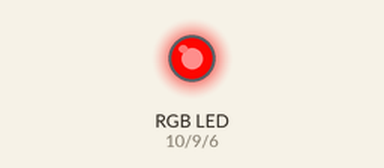
Recording of a sketch running on a simulated Arduino Uno, built with avr-gcc and run on an emulated ATmega328P. Shown: an RGB LED mixed from three pins (HIGH = lit). Dim RGB values are drawn brighter than linear.

Above: at 0.15 s.
At 4.96 s:
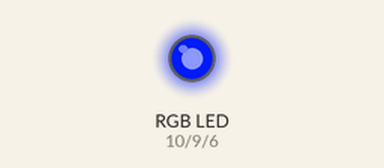
At 9.77 s:
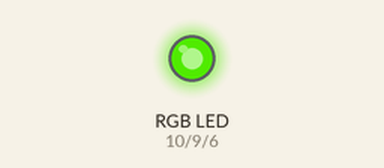
At 19.7 s:
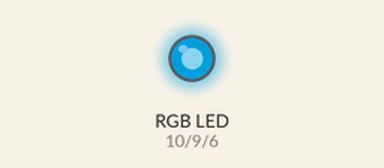
At 29.63 s:
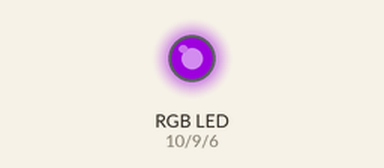
At 39.56 s:
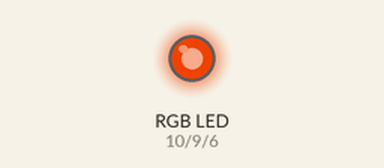
Timing chart, 0 to 40.0 s (numbered marks = the images above):
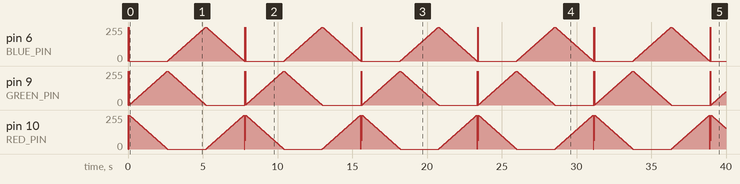

The sketch:

RGB_LED_tutorial.ino
```cpp
/*
SparkFun Inventor's Kit
Example sketch 03

RGB LED

  Make an RGB LED display a rainbow of colors!

Hardware connections:

  An RGB LED is actually three LEDs (red, green, and blue) in
  one package. When you run them at different brightnesses,
  the red, green and blue mix to form new colors.

  Starting at the flattened edge of the flange on the LED,
  the pins are ordered RED, COMMON, GREEN, BLUE.

  Connect RED to a 330 Ohm resistor. Connect the other end
  of the resistor to Arduino digital pin 9.

  Connect COMMON pin to GND.

  Connect GREEN to a 330 Ohm resistor. Connect the other end
  of the resistor to Arduino digital pin 10.

  Connect BLUE to a 330 Ohm resistor. Connect the other end
  of the resistor to Arduino digital pin 11.

This sketch was written by SparkFun Electronics,
with lots of help from the Arduino community.
Visit http://learn.sparkfun.com/products/2 for SIK information.
Visit http://www.arduino.cc to learn about the Arduino.

Version 2.0 6/2012 MDG

*/


// First we'll define the pins by name to make the sketch
// easier to follow.

// Here's a new trick: putting the word "const" in front of a
// variable indicates that this is a "constant" value that will
// never change. (You don't have to do this, but if you do, the
// Arduino will give you a friendly warning if you accidentally
// try to change the value, so it's considered good form.)

const int RED_PIN = 10;
const int GREEN_PIN = 9;
const int BLUE_PIN = 6;

// This variable controls how fast we loop through the colors.
// (Try changing this to make the fading faster or slower.)

int DISPLAY_TIME = 100;  // In milliseconds


void setup()
{
  // Here we'll configure the Arduino pins we're using to
  // drive the LED to be outputs:

  pinMode(RED_PIN, OUTPUT);
  pinMode(GREEN_PIN, OUTPUT);
  pinMode(BLUE_PIN, OUTPUT);
}


void loop()
{
  // In this sketch, we'll start writing our own functions.
  // This makes the sketch easier to follow by dividing up
  // the sketch into sections, and not having everything in
  // setup() or loop().

  // We'll show you two ways to run the RGB LED.

  // The first way is to turn the individual LEDs (red, blue,
  // and green) on and off in various combinations. This gives you
  // a total of eight colors (if you count "black" as a color).

  // We've written a function called mainColors() that steps
  // through all eight of these colors. We're only "calling" the
  // function here (telling it to run). The actual function code
  // is further down in the sketch.

  mainColors();

  // The above function turns the individual LEDs full-on and
  // full-off. If you want to generate more than eight colors,
  // you can do so by varying the brightness of the individual
  // LEDs between full-on and full-off.

  // The analogWrite() function lets us do this. This function
  // lets you dim a LED from full-off to full-on over 255 steps.

  // We've written a function called showSpectrum() that smoothly
  // steps through all the colors. Again we're just calling it
  // here; the actual code is further down in this sketch.

  showSpectrum();
}


// Here's the mainColors() function we've written.

// This function displays the eight "main" colors that the RGB LED
// can produce. If you'd like to use one of these colors in your
// own sketch, you cancopy and paste that section into your code.

void mainColors()
{
  // Off (all LEDs off):

  digitalWrite(RED_PIN, LOW);
  digitalWrite(GREEN_PIN, LOW);
  digitalWrite(BLUE_PIN, LOW);

  delay(10);

  // Red (turn just the red LED on):

  digitalWrite(RED_PIN, HIGH);
  digitalWrite(GREEN_PIN, LOW);
  digitalWrite(BLUE_PIN, LOW);

  delay(10);

  // Green (turn just the green LED on):

  digitalWrite(RED_PIN, LOW);
  digitalWrite(GREEN_PIN, HIGH);
  digitalWrite(BLUE_PIN, LOW);

  delay(10);

  // Blue (turn just the blue LED on):

  digitalWrite(RED_PIN, LOW);
  digitalWrite(GREEN_PIN, LOW);
  digitalWrite(BLUE_PIN, HIGH);

  delay(10);

  // Yellow (turn red and green on):

  digitalWrite(RED_PIN, HIGH);
  digitalWrite(GREEN_PIN, HIGH);
  digitalWrite(BLUE_PIN, LOW);

  delay(10);

  // Cyan (turn green and blue on):

  digitalWrite(RED_PIN, LOW);
  digitalWrite(GREEN_PIN, HIGH);
  digitalWrite(BLUE_PIN, HIGH);

  delay(10);

  // Purple (turn red and blue on):

  digitalWrite(RED_PIN, HIGH);
  digitalWrite(GREEN_PIN, LOW);
  digitalWrite(BLUE_PIN, HIGH);

  delay(10);

  // White (turn all the LEDs on):

  digitalWrite(RED_PIN, HIGH);
  digitalWrite(GREEN_PIN, HIGH);
  digitalWrite(BLUE_PIN, HIGH);

  delay(10);
}


// Below are two more functions we've written,
// showSpectrum() and showRGB().

// showRGB() displays a single color on the RGB LED.
// You call showRGB() with the number of a color you want
// to display.

// showSpectrum() steps through all the colors of the RGB LED,
// displaying a rainbow. showSpectrum() actually calls showRGB()
// over and over to do this.

// We'll often break tasks down into individual functions like
// this, which makes your sketches easier to follow, and once
// you have a handy function, you can reuse it in your other
// programs.


// showSpectrum()

// This function steps through all the colors of the RGB LED.
// It does this by stepping a variable from 0 to 768 (the total
// number of colors), and repeatedly calling showRGB() to display
// the individual colors.

// In this function, we're using a "for() loop" to step a variable
// from one value to another, and perform a set of instructions
// for each step. For() loops are a very handy way to get numbers
// to count up or down.

// Every for() loop has three statements separated by semicolons:

//   1. Something to do before starting

//   2. A test to perform; as long as it's true,
//      it will keep looping

//   3. Something to do after each loop (usually
//      increase a variable)

// For the for() loop below, these are the three statements:

//   1. x = 0;     Before starting, make x = 0.

//   2. x < 768;   While x is less than 768, run the
//                 following code.

//   3. x++        Putting "++" after a variable means
//                 "add one to it". (You can also use "x = x + 1")

// Every time you go through the loop, the statements following
// the loop (those within the brackets) will run.

// And when the test in statement 2 is finally false, the sketch
// will continue.


void showSpectrum()
{
  int x;  // define an integer variable called "x"

  // Now we'll use a for() loop to make x count from 0 to 767
  // (Note that there's no semicolon after this line!
  // That's because the for() loop will repeat the next
  // "statement", which in this case is everything within
  // the following brackets {} )

  for (x = 0; x < 768; x++)

  // Each time we loop (with a new value of x), do the following:

  {
    showRGB(x);  // Call RGBspectrum() with our new x
    delay(10);   // Delay for 10 ms (1/100th of a second)
  }
}


// showRGB()

// This function translates a number between 0 and 767 into a
// specific color on the RGB LED. If you have this number count
// through the whole range (0 to 767), the LED will smoothly
// change color through the entire spectrum.

// The "base" numbers are:
// 0   = pure red
// 255 = pure green
// 511 = pure blue
// 767 = pure red (again)

// Numbers between the above colors will create blends. For
// example, 640 is midway between 512 (pure blue) and 767
// (pure red). It will give you a 50/50 mix of blue and red,
// resulting in purple.

// If you count up from 0 to 767 and pass that number to this
// function, the LED will smoothly fade between all the colors.
// (Because it starts and ends on pure red, you can start over
// at 0 without any break in the spectrum).


void showRGB(int color)
{
  int redIntensity;
  int greenIntensity;
  int blueIntensity;

  // Here we'll use an "if / else" statement to determine which
  // of the three (R,G,B) zones x falls into. Each of these zones
  // spans 255 because analogWrite() wants a number from 0 to 255.

  // In each of these zones, we'll calculate the brightness
  // for each of the red, green, and blue LEDs within the RGB LED.

  if (color <= 255)          // zone 1
  {
    redIntensity = 255 - color;    // red goes from on to off
    greenIntensity = color;        // green goes from off to on
    blueIntensity = 0;             // blue is always off
  }
  else if (color <= 511)     // zone 2
  {
    redIntensity = 0;                     // red is always off
    greenIntensity = 255 - (color - 256); // green on to off
    blueIntensity = (color - 256);        // blue off to on
  }
  else // color >= 512       // zone 3
  {
    redIntensity = (color - 512);         // red off to on
    greenIntensity = 0;                   // green is always off
    blueIntensity = 255 - (color - 512);  // blue on to off
  }

  // Now that the brightness values have been set, command the LED
  // to those values

  analogWrite(RED_PIN, redIntensity);
  analogWrite(BLUE_PIN, blueIntensity);
  analogWrite(GREEN_PIN, greenIntensity);
}
```
